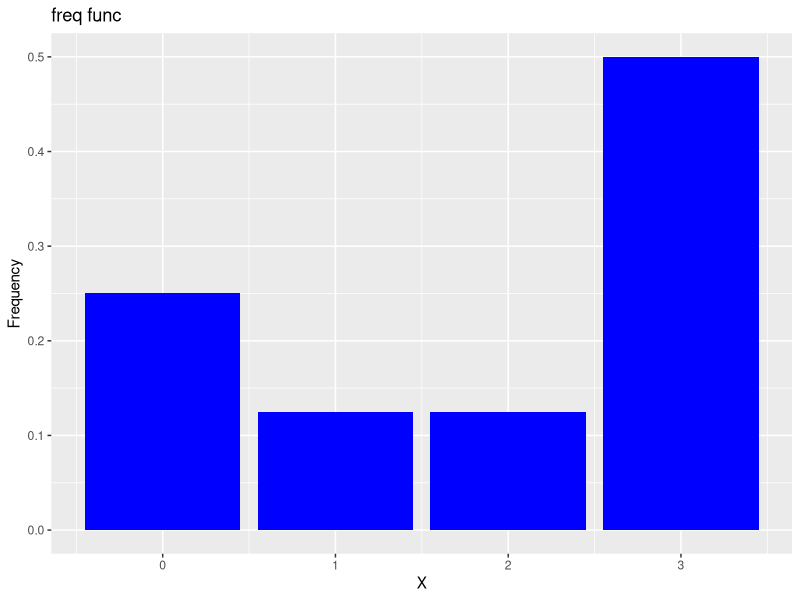
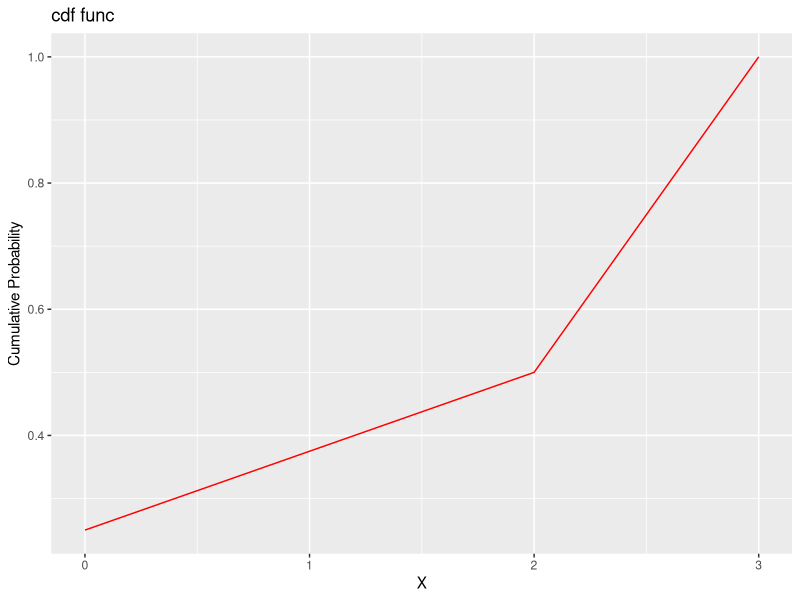
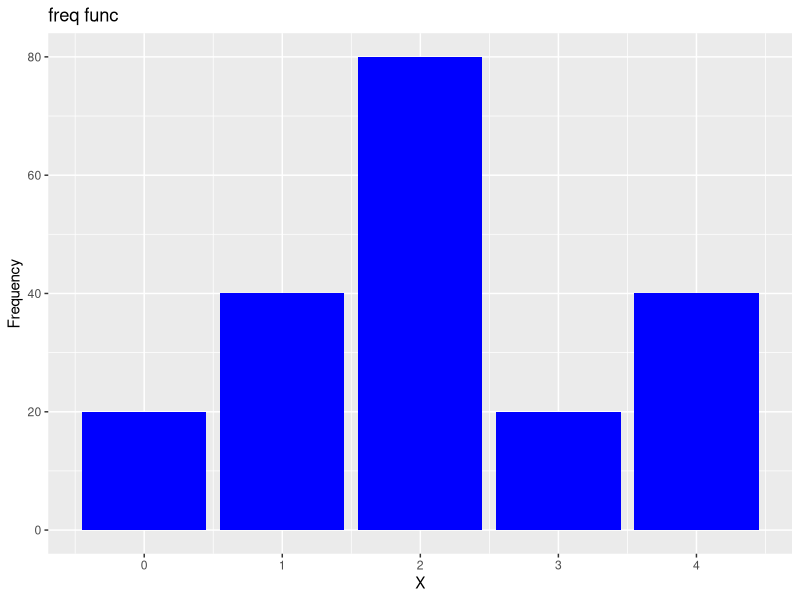
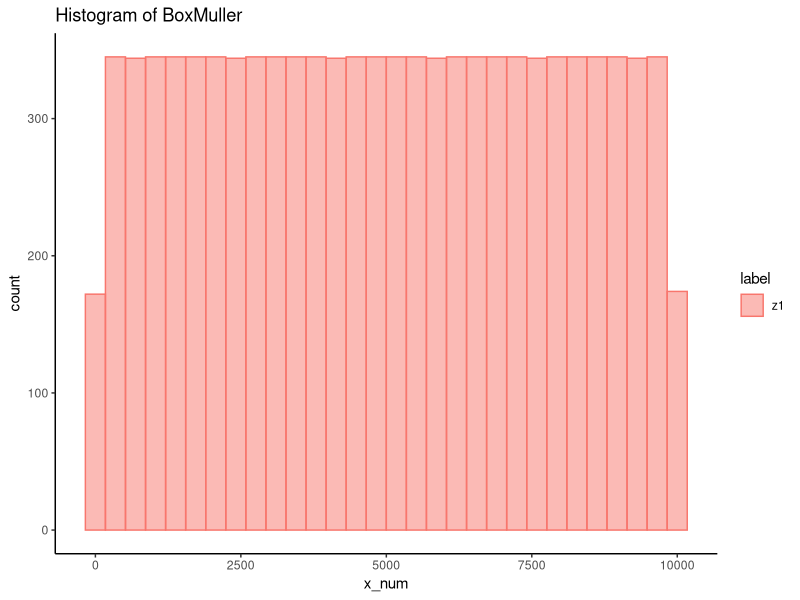
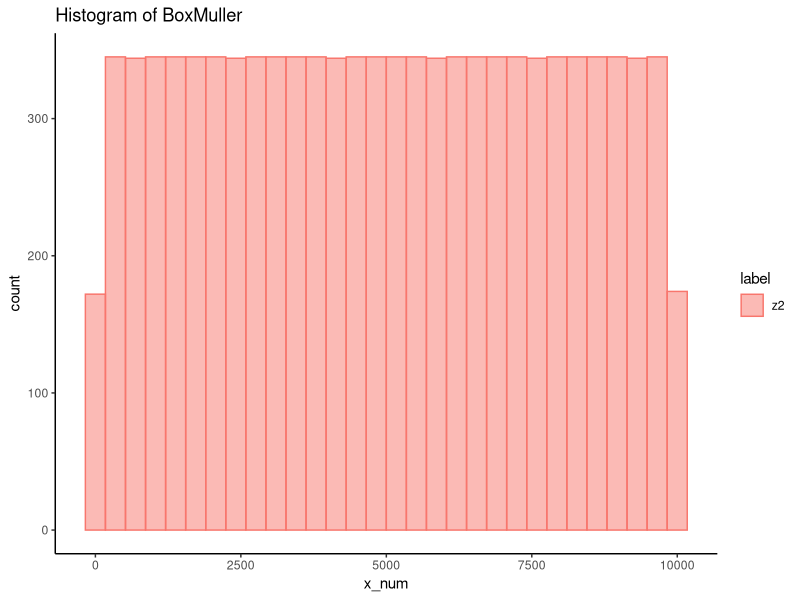
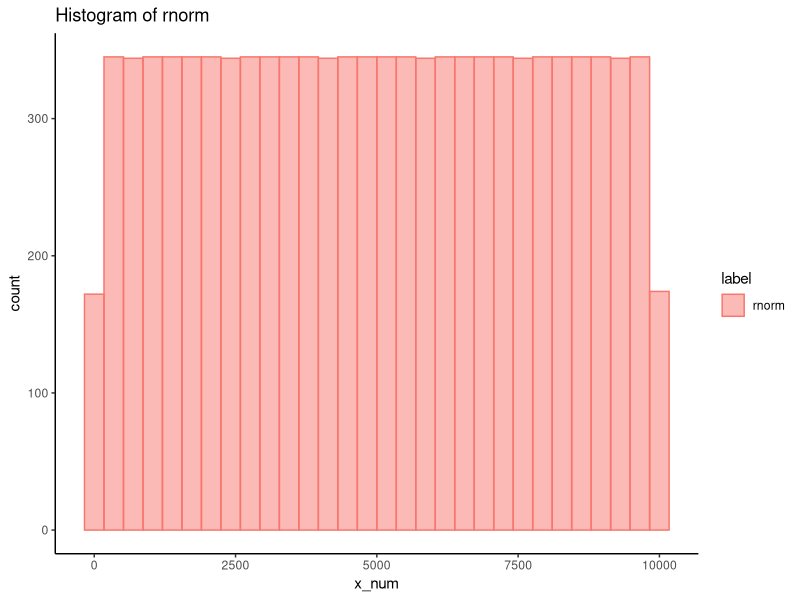
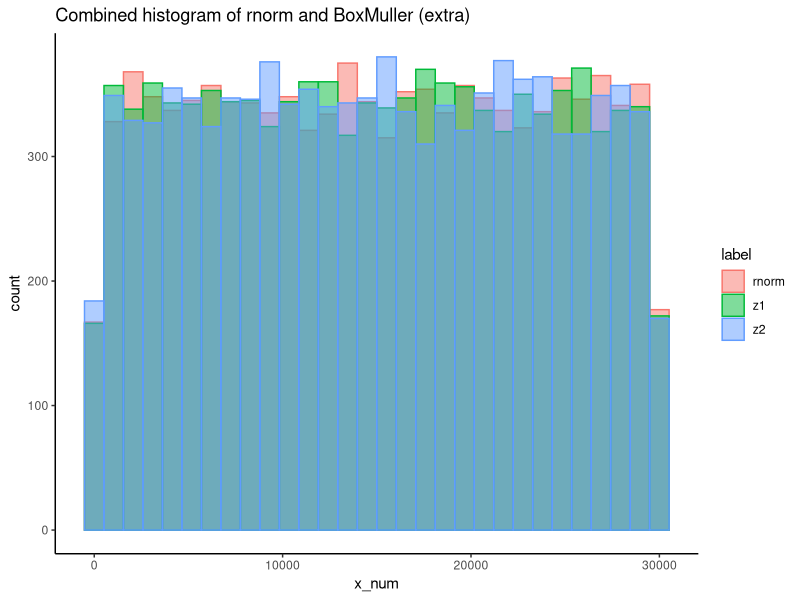
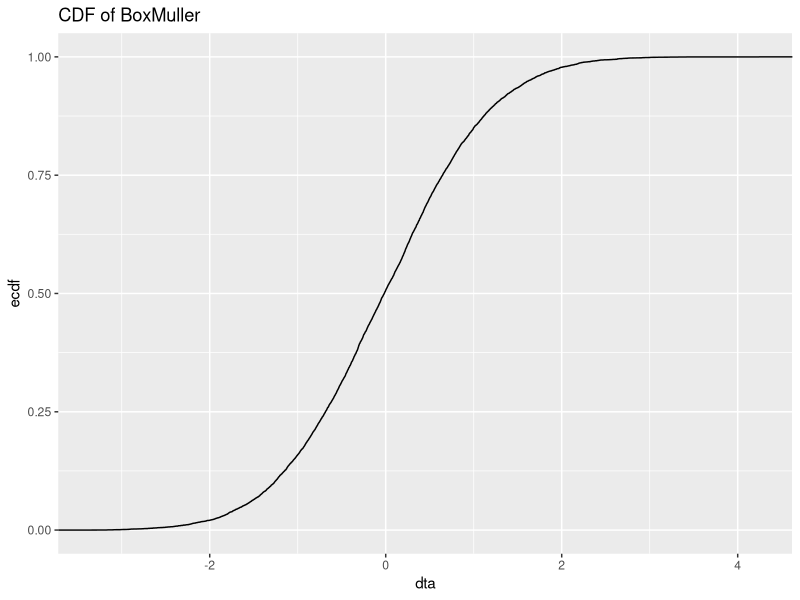

Reproduce these figures in R, in order.
## ---- chunk 1
library(ggplot2)
library(tidyverse)

df <- data.frame(x <- c(0,1,2,3) , prob <- c(0.25,0.125,0.125,0.5))

#frequency plot
ggplot(df, aes(x, prob)) + 
  geom_bar(stat = "identity", fill = "blue") + 
  labs(x = "X", y = "Frequency")+ggtitle("freq func")

#cumulative distribution function plot
ggplot(df, aes(x, cumsum(prob))) + 
  geom_line(color = "red") + 
  labs(x = "X", y = "Cumulative Probability")+ggtitle("cdf func")


## ---- chunk 2

cumulative_frequency <- c(0, 20, 60, 140, 160, 200)
df <- data.frame(x <- c(0,1,2,3,4) , frequency <- diff(cumulative_frequency))

ggplot(df, aes(x, frequency)) + 
  geom_bar(stat = "identity", fill = "blue") + 
  labs(x = "X", y = "Frequency")+ ggtitle("freq func")
## ---- chunk 3
pi_user <- 3.14159

##(i)
identical(pi_user, pi)

##(ii)
all.equal(pi_user, pi)

##(iii)
all.equal(pi_user, pi, tolerance = 1e-5)

##identical - tests for exact and complete match

##checks relative difference , or how close exactly they are 

##By specifying tolerance, the function will return true if the difference in both the terms are less than the tolerance specified

## ---- chunk 4

a <- 3
x <- 1:12

match(a,x) == min(which(x==a))


x %in% 4

##checks if each number is 4 or not

x %in% c(5,10)

##checks if each number is either a 5 or 10


## ---- chunk 5
BoxMuller <- function(n) {
  
  u <- runif(n)
  v <- runif(n)
  
  z1 <- rep(0,n)
  z2 <- rep(0,n)
  
  for (i in 1:n){
    z1[i] <- sqrt(-2 * log(u[i]))* cos(2*pi*v[i])
    z2[i] <- sqrt(-2 * log(u[i]))* sin(2*pi*v[i])
  }
  
   return(cbind(z1, z2))
  
  #return(z1,z2)
  
}

samples <- BoxMuller(500)
##mean(BoxMuller(500))
##var(BoxMuller(500))

print("mean = nearly 0")

mean(samples[, 1])

print("var = nearly 1")
var(samples[, 1])


## ---- chunk 6

samples <- data.frame(s <- BoxMuller(10000))

label = rep("z1",10000)
df5 <- as.data.frame(cbind(sa <- samples[, "z1"],label))
label = rep("z2",10000)
df6 <- as.data.frame(sa <- cbind(samples[, "z2"],label))

samples <- rnorm(10000)
label <- rep("rnorm", 10000)
df2 <- as.data.frame(sa <- cbind(samples,label))

colnames(df5) <- c("sample", "label")
colnames(df6) <- c("sample", "label")
colnames(df2) <- c("sample", "label")

df3 <- rbind(df5,df2,df6)
df3$x_num <- as.numeric(factor(df3$sample))
df5$x_num <- as.numeric(factor(df5$sample))
df6$x_num <- as.numeric(factor(df6$sample))
df2$x_num <- as.numeric(factor(df2$sample))

ggplot(df5, aes(x=x_num, color=label, fill=label)) + 
  geom_histogram(position = "identity", alpha = 0.5) +
  theme(legend.position = "top")+
  theme_classic()+
  ggtitle("Histogram of BoxMuller")

ggplot(df6, aes(x=x_num, color=label, fill=label)) + 
  geom_histogram(position = "identity", alpha = 0.5) +
  theme(legend.position = "top")+
  theme_classic()+
  ggtitle("Histogram of BoxMuller")

ggplot(df2, aes(x=x_num, color=label, fill=label)) + 
  geom_histogram(position = "identity", alpha = 0.5) +
  theme(legend.position = "top")+
  theme_classic()+
  ggtitle("Histogram of rnorm")


ggplot(df3, aes(x=x_num, color=label, fill=label)) + 
  geom_histogram(position = "identity", alpha = 0.5) +
  theme(legend.position = "top")+
  theme_classic()+
  ggtitle("Combined histogram of rnorm and BoxMuller (extra)")

## ---- chunk 7
sample <- BoxMuller(10000)
df <- data.frame(dta <- sample[, "z1"])

ggplot(df, aes(dta))+
  stat_ecdf(geom = "step")+
  ggtitle("CDF of BoxMuller")

## ---- chunk 8
Unif12 <- function(n) {
  x <- runif(n * 12, min = -0.5, max = 0.5)
  return(rowSums(matrix(x, n, 12)))
}

n <-10000

data_rnorm <- rnorm(n)

sample <- BoxMuller(n)

data_BoxMuller <-  sample[, "z1"]


data_Unif12 <- Unif12(n)



df43 <- data.frame(value = c(data_rnorm, data_BoxMuller, data_Unif12),
                 type = c(rep("rnorm", n), rep("BoxMuller", n), rep("Unif12", n)))

ggplot(df43, aes(value, color = type)) +
  geom_density(adjust = 2) +
  theme_classic()

## ---- chunk 9
df <- data.frame(x <- rchisq(10000, df = 1))

ggplot(df, aes(x))+
  geom_histogram(binwidth = 1) +
  theme_classic()+
  ggtitle("Histogram")

ggplot(df,aes(x)) +
  geom_density(adjust = 0.01) +
  theme_classic()+
  ggtitle("Density")

ggplot(df,aes(x)) +
  geom_density(adjust = 2) +
  theme_classic()+
  ggtitle("Density")

##Lower limit of the histogram determine the smallest value in the data. What is noticed widely is maxmim datapoints are in lower limits.

##Adjust in geom_density helps in smoothening the plot. A high value of adjust means more smoother plots whereas lower value of adjust means a more jagged or rough plot.
## ---- chunk 10

library(stats)

ecdf_and_pnorm_df_calculator <- function(n){
  
x <- rnorm(n)

df <- data.frame(x = sort(x),
                 y_ecdf = ecdf(x)(sort(x)),
                 y_pnorm = pnorm(sort(x)))


ggplot(df, aes(x)) + 
  geom_line(aes(y = y_ecdf, color = "ecdf")) +
  geom_line(aes(y = y_pnorm, color = "p_norm")) +
  xlab("Random Normal Variable") + ylab("Cumulative Probability") +
  scale_color_manual(values = c("ecdf" = "blue", "p_norm" = "red")) +
  theme_classic()+  ggtitle(paste("Comparison of ecdf and p_norm for ",n," simulations")) 

}
ecdf_and_pnorm_df_calculator(200)
ecdf_and_pnorm_df_calculator(10000)

#With 10,000 samples, the ECDF and pnorm will be even closer to each other than when compared to 200 simulations. 

